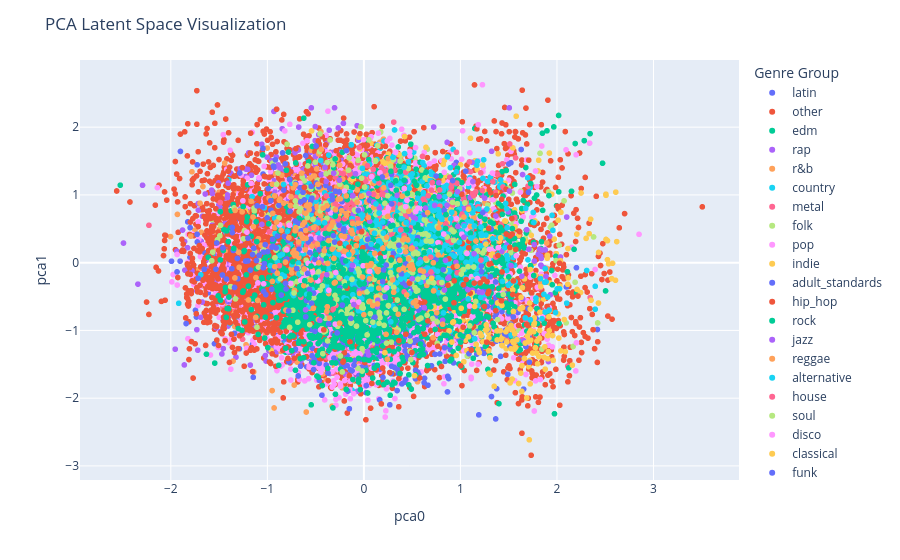

This figure's notebook cell:
### Code cell
import torch

encoder.eval()
with torch.no_grad():
    X_train_tensor = torch.from_numpy(X_train_embedding).float().to(device)
    z_mean, z_log_var = encoder(X_train_tensor)
    latent_space = z_mean.cpu().numpy()

pca = PCA(n_components=2)
X_train_pca = pca.fit_transform(latent_space)

# Convert the data to a pandas DataFrame
df = pd.DataFrame({
    'pca0': X_train_pca[:, 0],
    'pca1': X_train_pca[:, 1],
    'genre_group': y_train_embedding
})

#Original code line: df = pd.DataFrame({'pca0': X_train_pca[:, 0], 'pca1': X_train_pca[:, 1], 'genre_group': y_train_embedding})

# Create a scatter plot using Plotly
fig = px.scatter(df, x='pca0', y='pca1', color='genre_group')

# Add labels and adjust the layout
fig.update_layout(
    title='PCA Latent Space Visualization',
    xaxis_title='pca0',
    yaxis_title='pca1',
    legend_title='Genre Group'
)

# Display the plot
fig.show()

### Figure 1 — Plotly figure (JSON) as saved in the notebook; plotly's stock layout.template omitted (floating-point values rounded to 4 significant figures; data arrays with more than 128 entries replaced by an {"elided": "..."} marker saying what was removed)
{"data": [{"hovertemplate": "genre_group=latin<br>pca0=%{x}<br>pca1=%{y}<extra></extra>", "legendgroup": "latin", "marker": {"color": "#636efa", "symbol": "circle"}, "mode": "markers", "name": "latin", "showlegend": true, "type": "scattergl", "x": {"elided": "501 float values"}, "xaxis": "x", "y": {"elided": "501 float values"}, "yaxis": "y"}, {"hovertemplate": "genre_group=other<br>pca0=%{x}<br>pca1=%{y}<extra></extra>", "legendgroup": "other", "marker": {"color": "#EF553B", "symbol": "circle"}, "mode": "markers", "name": "other", "showlegend": true, "type": "scattergl", "x": {"elided": "5756 float values"}, "xaxis": "x", "y": {"elided": "5756 float values"}, "yaxis": "y"}, {"hovertemplate": "genre_group=edm<br>pca0=%{x}<br>pca1=%{y}<extra></extra>", "legendgroup": "edm", "marker": {"color": "#00cc96", "symbol": "circle"}, "mode": "markers", "name": "edm", "showlegend": true, "type": "scattergl", "x": {"elided": "249 float values"}, "xaxis": "x", "y": {"elided": "249 float values"}, "yaxis": "y"}, {"hovertemplate": "genre_group=rap<br>pca0=%{x}<br>pca1=%{y}<extra></extra>", "legendgroup": "rap", "marker": {"color": "#ab63fa", "symbol": "circle"}, "mode": "markers", "name": "rap", "showlegend": true, "type": "scattergl", "x": {"elided": "1027 float values"}, "xaxis": "x", "y": {"elided": "1027 float values"}, "yaxis": "y"}, {"hovertemplate": "genre_group=r&b<br>pca0=%{x}<br>pca1=%{y}<extra></extra>", "legendgroup": "r&b", "marker": {"color": "#FFA15A", "symbol": "circle"}, "mode": "markers", "name": "r&b", "showlegend": true, "type": "scattergl", "x": {"elided": "770 float values"}, "xaxis": "x", "y": {"elided": "770 float values"}, "yaxis": "y"}, {"hovertemplate": "genre_group=country<br>pca0=%{x}<br>pca1=%{y}<extra></extra>", "legendgroup": "country", "marker": {"color": "#19d3f3", "symbol": "circle"}, "mode": "markers", "name": "country", "showlegend": true, "type": "scattergl", "x": {"elided": "1643 float values"}, "xaxis": "x", "y": {"elided": "1643 float values"}, "yaxis": "y"}, {"hovertemplate": "genre_group=metal<br>pca0=%{x}<br>pca1=%{y}<extra></extra>", "legendgroup": "metal", "marker": {"color": "#FF6692", "symbol": "circle"}, "mode": "markers", "name": "metal", "showlegend": true, "type": "scattergl", "x": {"elided": "1077 float values"}, "xaxis": "x", "y": {"elided": "1077 float values"}, "yaxis": "y"}, {"hovertemplate": "genre_group=folk<br>pca0=%{x}<br>pca1=%{y}<extra></extra>", "legendgroup": "folk", "marker": {"color": "#B6E880", "symbol": "circle"}, "mode": "markers", "name": "folk", "showlegend": true, "type": "scattergl", "x": {"elided": "455 float values"}, "xaxis": "x", "y": {"elided": "455 float values"}, "yaxis": "y"}, {"hovertemplate": "genre_group=pop<br>pca0=%{x}<br>pca1=%{y}<extra></extra>", "legendgroup": "pop", "marker": {"color": "#FF97FF", "symbol": "circle"}, "mode": "markers", "name": "pop", "showlegend": true, "type": "scattergl", "x": {"elided": "5758 float values"}, "xaxis": "x", "y": {"elided": "5758 float values"}, "yaxis": "y"}, {"hovertemplate": "genre_group=indie<br>pca0=%{x}<br>pca1=%{y}<extra></extra>", "legendgroup": "indie", "marker": {"color": "#FECB52", "symbol": "circle"}, "mode": "markers", "name": "indie", "showlegend": true, "type": "scattergl", "x": {"elided": "722 float values"}, "xaxis": "x", "y": {"elided": "722 float values"}, "yaxis": "y"}, {"hovertemplate": "genre_group=adult_standards<br>pca0=%{x}<br>pca1=%{y}<extra></extra>", "legendgroup": "adult_standards", "marker": {"color": "#636efa", "symbol": "circle"}, "mode": "markers", "name": "adult_standards", "showlegend": true, "type": "scattergl", "x": {"elided": "567 float values"}, "xaxis": "x", "y": {"elided": "567 float values"}, "yaxis": "y"}, {"hovertemplate": "genre_group=hip_hop<br>pca0=%{x}<br>pca1=%{y}<extra></extra>", "legendgroup": "hip_hop", "marker": {"color": "#EF553B", "symbol": "circle"}, "mode": "markers", "name": "hip_hop", "showlegend": true, "type": "scattergl", "x": {"elided": "2257 float values"}, "xaxis": "x", "y": {"elided": "2257 float values"}, "yaxis": "y"}, {"hovertemplate": "genre_group=rock<br>pca0=%{x}<br>pca1=%{y}<extra></extra>", "legendgroup": "rock", "marker": {"color": "#00cc96", "symbol": "circle"}, "mode": "markers", "name": "rock", "showlegend": true, "type": "scattergl", "x": {"elided": "2545 float values"}, "xaxis": "x", "y": {"elided": "2545 float values"}, "yaxis": "y"}, {"hovertemplate": "genre_group=jazz<br>pca0=%{x}<br>pca1=%{y}<extra></extra>", "legendgroup": "jazz", "marker": {"color": "#ab63fa", "symbol": "circle"}, "mode": "markers", "name": "jazz", "showlegend": true, "type": "scattergl", "x": [1.264, 0.4377, -0.4625, 0.04518, 1.806, 1.879, 1.031, -0.112, -1.057, 0.1288, 2.101, 0.05383, 1.931, 0.6273, 0.7123, 0.5031, 0.6516, 1.121, 0.6069, -0.02158, 0.2442, 0.707, 0.9452, 0.5373, 0.7763, 0.9533, 1.479, 0.1366, -0.2757, 1.764, 0.7258, 0.3034, 0.5279, 1.821, -0.327, 1.016, 1.912, 0.2829, 0.492, 0.4778, -1.407, 0.5851, 0.6743, 1.709, 1.102, 0.2543, 0.03732, 0.5957, 0.5109, 0.8645, 0.1647, 0.03792, 0.5897, 0.8157, 1.833, 0.8135, -0.6527, 1.43, 1.122, 1.653, 1.644, 1.766, 1.234, 0.6111, 0.3084, 0.8026, 1.251, 1.645, 1.847, 2.036, 1.886, 1.495, 1.878, 1.194, 0.9682, 0.4873, 0.4885, 1.253, 0.6662, 0.9102, -0.1666, 0.3545, 1.838, -0.159, 1.323, 0.04413, 0.7797, 0.8698, -0.4421, 0.7171, 1.848, 0.7786, 0.5099, 0.5073, 0.6314, 0.6484, 1.108, 1.924, 0.6155, 0.01955, 1.831, 0.2263, -0.6196, 1.843, 1.251, 1.687, 0.0505, 0.3608, -0.5029], "xaxis": "x", "y": [0.7715, 0.1114, 0.637, 0.0863, 0.1239, -0.07859, 0.7973, 0.7134, 0.5648, -0.5207, 0.673, -0.25, -0.4736, 0.4175, 0.2948, 0.2638, -0.0798, 1.48, -0.1008, 0.7858, -0.0003243, -0.2022, 0.2669, 0.2018, 1.179, 0.005715, 0.2605, -0.6535, 0.6164, 0.2667, -0.1183, -0.2368, -0.2505, 0.2006, 0.9364, 1.079, -1.46, 0.1512, 0.1019, -0.3101, 1.172, 0.0468, 0.1829, 0.1992, 0.9623, 0.5758, -1.313, 0.5758, -0.6281, -0.13, -0.3816, 0.379, 0.8963, -0.8504, -0.03611, -0.3198, 1.157, 0.1702, -0.405, -1.153, 1.3, 0.02391, -0.5129, 0.7418, 0.8111, 0.404, -0.2244, -0.5331, -0.4858, 0.08352, -0.2008, 0.7489, 0.1878, -0.4374, -0.1584, 0.0907, 0.209, 0.3026, 0.1435, 0.9175, 0.3728, 0.05212, 0.06241, 0.1671, 1.644, 0.3119, 0.9753, -0.2301, 1.301, -0.1236, 0.1871, -0.2475, 0.2041, 0.624, 0.3202, -0.1726, -0.04793, 0.3904, -0.272, -0.3121, 0.09704, 1.041, 1.273, -0.05609, 0.9516, 0.4856, -1.362, 0.8605, 1.568], "yaxis": "y"}, {"hovertemplate": "genre_group=reggae<br>pca0=%{x}<br>pca1=%{y}<extra></extra>", "legendgroup": "reggae", "marker": {"color": "#FFA15A", "symbol": "circle"}, "mode": "markers", "name": "reggae", "showlegend": true, "type": "scattergl", "x": {"elided": "250 float values"}, "xaxis": "x", "y": {"elided": "250 float values"}, "yaxis": "y"}, {"hovertemplate": "genre_group=alternative<br>pca0=%{x}<br>pca1=%{y}<extra></extra>", "legendgroup": "alternative", "marker": {"color": "#19d3f3", "symbol": "circle"}, "mode": "markers", "name": "alternative", "showlegend": true, "type": "scattergl", "x": {"elided": "645 float values"}, "xaxis": "x", "y": {"elided": "645 float values"}, "yaxis": "y"}, {"hovertemplate": "genre_group=house<br>pca0=%{x}<br>pca1=%{y}<extra></extra>", "legendgroup": "house", "marker": {"color": "#FF6692", "symbol": "circle"}, "mode": "markers", "name": "house", "showlegend": true, "type": "scattergl", "x": {"elided": "178 float values"}, "xaxis": "x", "y": {"elided": "178 float values"}, "yaxis": "y"}, {"hovertemplate": "genre_group=soul<br>pca0=%{x}<br>pca1=%{y}<extra></extra>", "legendgroup": "soul", "marker": {"color": "#B6E880", "symbol": "circle"}, "mode": "markers", "name": "soul", "showlegend": true, "type": "scattergl", "x": {"elided": "351 float values"}, "xaxis": "x", "y": {"elided": "351 float values"}, "yaxis": "y"}, {"hovertemplate": "genre_group=disco<br>pca0=%{x}<br>pca1=%{y}<extra></extra>", "legendgroup": "disco", "marker": {"color": "#FF97FF", "symbol": "circle"}, "mode": "markers", "name": "disco", "showlegend": true, "type": "scattergl", "x": [-1.097, 1.176, 0.225, 0.5605, 0.2089, -0.532, 0.07812, 0.08032, 0.3282, 1.759, -0.2908, -0.593, -1.212, -0.4488, 0.07799, 1.301, -0.1577, 0.4326, 1.068, -0.554, 0.2953, -0.201, 1.08, -0.1541, 0.2359, 0.2895, -0.7598, -0.07971, 0.1493, -0.115, 1.578, 0.4774, 1.339, 1.095, 0.2852, -0.7979, -0.4227, 0.05869, 1.331, -0.003593, 0.7677, 0.3271, 0.6875, 0.9573, -0.3425, 1.097, 0.4184, -0.05386, -0.5966, 0.8268, 0.6045, 0.2078, -0.7721, 1.228, 0.2406, -0.4762, 0.3807, 0.5873, -0.5538, -0.2974, -0.6289, -0.8715, 0.8324, 1.391, -0.4868, -0.4915, -0.04966, 0.4465, 0.1662, -0.112, 0.4559, 0.06079, -0.2205, -0.2074, -0.05228, -0.07407, 0.2551, -1.038, -0.482, -0.008036, -0.4258, -1.169, 1.072, -0.6229, -0.6544, -0.2182, -0.5061, 1.778, 1.686, 0.2534, 0.09637, 1.185, -0.3627, -1.253, 0.3916, 1.014, -0.7757, -0.636, -0.578, -0.04749, 0.5374, -0.546, -0.6396, -0.6633], "xaxis": "x", "y": [-0.2993, -0.2338, 0.4524, 0.8053, 0.09259, -0.1386, 0.7786, 1.269, 1.633, -0.9996, -0.1455, -0.1684, 0.4506, -0.9938, 0.8395, 0.1976, 0.5195, 0.8268, 0.1358, 0.1913, 1.09, 1.056, 1.172, 0.9875, -0.3717, 0.5925, -0.3071, 0.36, 0.08561, -0.5697, 0.1023, 1.575, 0.931, -0.6389, 0.6209, 0.1896, 0.4228, 0.6591, 1.322, 1.816, 0.296, 1.624, 0.1768, 0.6521, 0.7349, 1.226, 1.094, -0.5812, -0.1108, 0.4226, 0.7947, 0.7377, 0.5527, 2.626, 0.7496, -0.2695, 0.1645, 0.5474, 0.386, -0.9069, -0.2329, 0.5592, 1.333, 0.2203, -0.4447, 0.3654, 0.7904, 0.9212, 1.327, -0.05018, 1.197, -0.1268, 1.454, 0.09011, 1.329, 1.314, 0.8152, -0.3121, 0.05832, -0.0457, -0.784, 1.171, 0.499, 0.4913, -0.2603, 0.353, -0.0006928, 1.353, 1.517, 0.8002, 0.293, 2.036, -0.4077, 0.913, 1.969, 0.4208, 0.9782, 0.1813, -0.009854, 0.8814, 0.755, 0.2249, 0.3832, 1.172], "yaxis": "y"}, {"hovertemplate": "genre_group=classical<br>pca0=%{x}<br>pca1=%{y}<extra></extra>", "legendgroup": "classical", "marker": {"color": "#FECB52", "symbol": "circle"}, "mode": "markers", "name": "classical", "showlegend": true, "type": "scattergl", "x": {"elided": "138 float values"}, "xaxis": "x", "y": {"elided": "138 float values"}, "yaxis": "y"}, {"hovertemplate": "genre_group=funk<br>pca0=%{x}<br>pca1=%{y}<extra></extra>", "legendgroup": "funk", "marker": {"color": "#636efa", "symbol": "circle"}, "mode": "markers", "name": "funk", "showlegend": true, "type": "scattergl", "x": {"elided": "189 float values"}, "xaxis": "x", "y": {"elided": "189 float values"}, "yaxis": "y"}, {"hovertemplate": "genre_group=ambient<br>pca0=%{x}<br>pca1=%{y}<extra></extra>", "legendgroup": "ambient", "marker": {"color": "#EF553B", "symbol": "circle"}, "mode": "markers", "name": "ambient", "showlegend": true, "type": "scattergl", "x": [1.512, 1.474, 1.028, 0.268, -0.6164, 1.425, 1.292, -0.2129, 0.7659, -0.4154, 1.285, 1.003, 0.6286, 1.738, 1.906, 0.9334, 1.839, -0.01123, -0.1748, -0.2485, 1.388, 2.005, 1.299, -0.155, 1.369, 1.342, 1.84, 0.362, 3.506, 0.9282, 1.537, 1.015, -0.7489, 1.842, -0.1444, 1.294, 1.314, 1.275, 1.532, 2.374, 1.058, -0.02412, 2.217, 1.249, 1.031, 0.8805, 1.366, 1.472, 1.708, 1.835, 1.085, 0.4351, 1.603, 1.514, 0.4973, 1.272, -0.07948, 1.614, 1.017, 0.2894, 1.143, 1.114, 0.8036, 2.527, 1.549, 0.9358, 1.898, 0.6627, 1.088, 0.8712, 0.04031, 1.738, 1.602, 1.101, 1.299, 1.917, 1.427, 1.432, 1.203, 1.679, 1.242, 0.6308, 1.47, 1.388, 1.574, 2.026, 1.542, 0.171, 1.694, -0.4312, 1.7, 1.686, 1.634, 0.4728], "xaxis": "x", "y": [0.2248, 0.4226, -0.9525, -1.622, 1.111, -0.5624, 0.5067, -1.452, -1.234, -0.9913, -0.4555, -1.523, -0.582, -0.4447, 2.398, -0.5918, 2.036, 0.2204, -0.375, 0.2859, 0.1066, 0.8303, 1.076, 0.2276, 0.9909, 0.7014, 0.8632, -1.15, 0.8237, -0.06482, 0.4222, 1.01, 0.3521, -0.4738, -1.17, -0.4229, 1.033, -0.2789, 0.6515, -0.9892, -0.2494, 0.456, -0.4927, -0.6468, -0.3254, 0.0563, -0.7077, 1.084, 1.513, 0.4917, 0.2195, -1.055, -0.9249, 0.3943, -1.326, -1.173, 0.3023, 0.4553, 0.2821, 0.07333, -0.3009, -1.29, -1.532, -0.7881, -0.269, -0.2682, -0.6471, -0.8591, 0.3174, -0.3311, 0.6392, -1.598, -1.425, -0.4489, -0.02173, 0.2619, 0.9349, -0.1374, -0.2995, -1.323, -0.2444, -1.056, -1.365, 0.7192, 0.1964, -0.008774, -0.4698, 0.1282, -0.3258, 1.214, -0.3859, -0.913, 1.441, -0.3017], "yaxis": "y"}, {"hovertemplate": "genre_group=punk<br>pca0=%{x}<br>pca1=%{y}<extra></extra>", "legendgroup": "punk", "marker": {"color": "#00cc96", "symbol": "circle"}, "mode": "markers", "name": "punk", "showlegend": true, "type": "scattergl", "x": [0.07982, -0.2984, 1.373, 0.1875, 0.2166, -0.214, 1.017, -0.4362, -0.1814, 0.6884, 0.4175, 0.8456, 0.8573, 0.6323, 0.4424, 0.6274, -0.3895, 1.104, 0.5496, -0.226, 0.3821, 0.5593, 2.108, 0.9206, -0.1303, 0.03974, -0.2438, -0.3682, -0.4199, 0.3761, -0.5027, 0.003901, -0.09893, 0.5566, -0.4556, -0.1879, -0.5633, -0.3175, -0.5698, 0.0963, 0.3305, 0.08009, 0.4508, 0.06024, 0.4841, 0.3326, 1.435, 1.727, 0.1315, -0.6121, -0.9423, 0.9569, 0.1317, 0.5236, 0.1378, -0.01598, 0.6442, -0.7359, 0.9639, 0.3006, -0.1264, -0.03864, 0.6437, 0.5382, -0.1676, 0.03369, 0.7812, -0.2572, 0.281, 0.338, 0.8091, 0.2126, 0.1707, 0.7692, 0.4096, 0.1405, -0.2963, 0.2785, -0.04811, 0.3604, -1.057, 0.09473, -0.2292, 0.2191, 0.3294, 0.8497, -0.4, -0.3882, 0.199, -0.5471, 0.9977, -0.6603, 0.08125, 0.5926, -1.11, 0.3957, -0.02253, 0.3357, -0.875, 0.1457, -0.1582, 0.4932, 0.3084, -0.3767, -0.3158, 0.6257, -0.4158, 0.9428, 1.194, -0.5427, -0.3548, 0.5459, -0.09547, -0.1923, -0.3135, -1.348, 0.2793, -0.4975, -0.1731, 0.00689, -0.2626], "xaxis": "x", "y": [0.6576, 1.531, -0.1219, 0.02248, 0.5994, -0.1073, 0.5946, -0.7974, -0.559, 0.6909, 1.217, 0.5053, -1.074, 0.7841, 0.4844, 0.854, 0.06213, 0.4374, 0.3235, -0.1555, 0.9308, 0.5233, -0.1347, 0.7392, 0.5606, 0.06715, 0.4031, 0.2682, 0.2819, 1.345, -0.2178, -0.3104, -0.3905, 0.5568, -0.4892, 0.02538, -0.4657, -0.6006, -0.5167, 0.3267, 1.208, 0.02351, 1.022, 0.7692, -0.08375, -0.1153, 0.7136, 1.167, -0.3514, -0.2657, -0.5898, 0.2388, -0.1884, 1.199, 0.2463, 0.1586, 0.2344, 0.01298, 0.7453, 0.549, -1.242, -0.3209, 1.335, 0.5232, 0.9916, 0.5607, 0.2289, -0.4132, 0.03921, 0.688, 0.03355, 0.1567, 0.06787, 0.4286, 0.05403, 1.243, 0.687, 0.5364, -0.2968, 0.634, -0.2221, 0.8919, -0.766, 0.4552, -0.0612, 0.7088, 0.4293, -0.2294, 0.6079, -0.0503, -1.067, -0.4718, 0.5529, 0.4949, 0.3108, 0.5837, 0.08834, 1.069, 0.4668, -0.371, 0.1426, 0.8676, 0.3502, -0.2799, -0.07108, 0.1477, -0.08376, 0.5571, 0.5036, -0.3154, 0.1663, 1.143, 0.2663, -0.343, 0.02291, 0.21, 1.348, 0.1172, 0.9297, 0.1169, -0.03927], "yaxis": "y"}, {"hovertemplate": "genre_group=electronic<br>pca0=%{x}<br>pca1=%{y}<extra></extra>", "legendgroup": "electronic", "marker": {"color": "#ab63fa", "symbol": "circle"}, "mode": "markers", "name": "electronic", "showlegend": true, "type": "scattergl", "x": [0.101, 1.036, 0.5004, 1.224, -0.1192, 0.6382, -0.4029, -0.4567, 0.144, -0.1043, -0.3898, -0.04828, 0.345, 1.525, 1.036, 0.48, -0.4593, 0.1049, 1.508, 0.7334, 0.6257, 0.1605, -0.4437, -0.1144, 0.8347, 0.9734, 0.5327, -0.384, 0.8617, 1.636, 1.141, 1.367, 1.129, 0.5136, -0.087, 0.8795, 0.4501, -0.3132, -0.1718, -0.6769, 0.7229, 0.06025, 0.845, -0.2534, 1.506, 0.97, 1.077, -0.604, 0.8624, 0.05187], "xaxis": "x", "y": [0.8946, 0.3748, -0.2375, -0.4393, -0.03805, 0.8054, 1.406, -0.8508, -0.5529, -0.6183, 1.199, -0.4192, 0.9927, -0.04373, 0.5612, 0.7139, 0.3632, 0.8922, 1.057, 0.846, -0.663, 0.8018, 0.03371, 0.9867, -0.4036, 0.5352, 0.6509, -0.1767, 0.8472, -0.1988, 0.1314, 0.6886, 1.197, 0.6685, 1.312, -0.2167, 0.5936, 1.32, 0.3701, 0.307, 2.002, 0.611, 0.03368, 1.218, 2.285, 1.048, -0.3994, -0.6965, 1.775, 1.02], "yaxis": "y"}, {"hovertemplate": "genre_group=gospel<br>pca0=%{x}<br>pca1=%{y}<extra></extra>", "legendgroup": "gospel", "marker": {"color": "#FFA15A", "symbol": "circle"}, "mode": "markers", "name": "gospel", "showlegend": true, "type": "scattergl", "x": {"elided": "149 float values"}, "xaxis": "x", "y": {"elided": "149 float values"}, "yaxis": "y"}, {"hovertemplate": "genre_group=christian<br>pca0=%{x}<br>pca1=%{y}<extra></extra>", "legendgroup": "christian", "marker": {"color": "#19d3f3", "symbol": "circle"}, "mode": "markers", "name": "christian", "showlegend": true, "type": "scattergl", "x": [0.3873, 0.1576, 0.5123, 1.038, 0.1099, 1.264, 1.829, 1.783, -0.01093, 0.5384, 0.3808, 1.985, 0.07515, 1.865, 0.3009, 1.191, 1.919, 0.1572, 2.026, 0.4169, 1.214, 2.001, 2.396, 2.308, 1.108, 1.724, 0.9098, 0.9897, 1.216, 1.878, 1.949, 1.782, 0.8069, 1.754, 0.1249, 0.1954, -0.4064, 0.2016, 0.6779, 1.904, 1.23, -0.01545, 0.6996, 1.874, 1.48, 1.878, -0.1567, 0.07524, 0.4381, 0.7697, 1.887, 0.3693, 1.144, 0.6796, 2.101], "xaxis": "x", "y": [0.6495, 0.7326, 0.587, 0.5418, 0.4353, 0.4071, -0.2355, -0.522, 0.7021, 0.2769, -0.2429, -0.7355, -0.3915, -0.4673, 1.556, 0.7913, -0.7002, 0.3234, -0.3855, 1.41, 0.5251, -0.3879, -0.6869, -0.1157, 0.3641, -0.8424, 0.7438, 0.2999, 0.4034, -0.7288, 0.6981, -0.5732, 0.6421, 0.741, 0.8668, 0.6003, 0.5895, 0.4371, 0.1613, -0.5067, 0.4064, 1.391, 0.6451, -0.29, 0.1049, -0.08921, 0.1203, 0.2733, 0.5921, 0.7829, -0.2822, 0.1778, 0.542, 0.5441, -0.5971], "yaxis": "y"}], "layout": {"legend": {"title": {"text": "Genre Group"}, "tracegroupgap": 0}, "margin": {"t": 60}, "title": {"text": "PCA Latent Space Visualization"}, "xaxis": {"anchor": "y", "domain": [0, 1], "title": {"text": "pca0"}}, "yaxis": {"anchor": "x", "domain": [0, 1], "title": {"text": "pca1"}}}}
